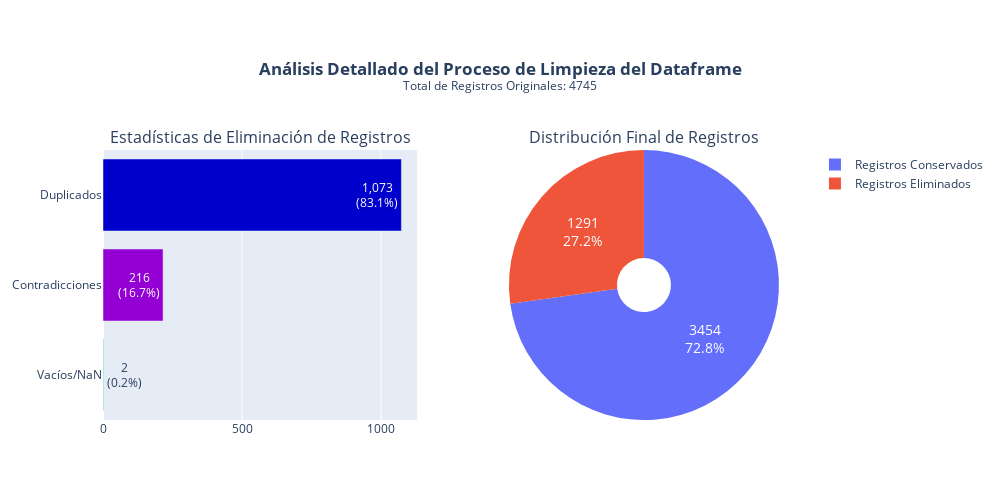

Source (notebook cell):
### Code cell
import plotly.graph_objects as go
from plotly.subplots import make_subplots

# Obtener las estadísticas de limpieza
if hasattr(df_final, 'estadisticas_limpieza'):
    stats = df_final.estadisticas_limpieza
else:
    print("Error: No se encontraron las estadísticas de limpieza en df_final.")
    # Crear un diccionario de stats de ejemplo para que el código no falle en caso de error
    stats = {
        'inicial': 0,
        'final': 0,
        'contradicciones_encontradas': 5,
        'registros_eliminados_contradicciones': 10,
        'duplicados_exactos_encontrados': 20,
        'registros_eliminados_duplicados': 20,
        'textos_vacios_eliminados': 3,
        'sentimientos_nan_eliminados': 2,
        'total_eliminados': 30,
        'porcentaje_eliminado': 30.0
    }

# --- Datos para el primer subplot (gráfico de barras horizontales) ---
bar_labels_unsorted = ['Contradicciones', 'Duplicados', 'Vacíos/NaN']
bar_values_unsorted = [
    stats['registros_eliminados_contradicciones'],
    stats['registros_eliminados_duplicados'],
    stats['textos_vacios_eliminados'],
    stats['sentimientos_nan_eliminados']
]

# Combinar y ordenar los datos para el gráfico de barras en orden ascendente (al revés del anterior)
sorted_bars = sorted(zip(bar_values_unsorted, bar_labels_unsorted), reverse=False)
bar_values = [val for val, label in sorted_bars]
bar_labels_raw = [label for val, label in sorted_bars] # Keep raw labels for Y-axis

# Calcular porcentajes y crear etiquetas combinadas para el texto en las barras
total_eliminated_for_bars = sum(bar_values) if sum(bar_values) > 0 else 1
bar_text_labels = []
for i, label in enumerate(bar_labels_raw):
    count = bar_values[i]
    percentage = (count / total_eliminated_for_bars) * 100
    bar_text_labels.append(f"{count:,}<br>({percentage:.1f}%)")


# --- Datos para el segundo subplot (gráfico circular) ---
porcentaje_eliminado = stats['porcentaje_eliminado']
porcentaje_sin_eliminar = 100 - porcentaje_eliminado
pie_labels = ['Registros Eliminados', 'Registros Conservados']
pie_values = [
    stats['total_eliminados'], # Usar el total de eliminados
    stats['final'] # Usar el total final de registros
]

# Colores para el pie chart (ej. rojo para eliminados, verde para conservados)
pie_colors = ['#EF553B', '#636EFA'] # Rojo para eliminados, azul para conservados

# Crear subplots
fig = make_subplots(rows=1, cols=2, specs=[[{"type": "xy"}, {"type": "domain"}]]
                    ,subplot_titles=('Estadísticas de Eliminación de Registros', 'Distribución Final de Registros'))

# Añadir gráfico de barras horizontales
fig.add_trace(go.Bar(y=bar_labels_raw, x=bar_values, orientation='h',
    marker_color=['#00CC96', '#9400D3', '#0000CD'],
    showlegend=False,
    text=bar_text_labels,
    textposition='auto'),
    row=1, col=1)

# Añadir gráfico circular
fig.add_trace(go.Pie(labels=pie_labels, values=pie_values, name="Eliminación",
    marker_colors=pie_colors, textinfo='percent+value', hole=.2, insidetextfont=dict(color='white', size=14),
    marker=dict(colors=pie_colors)),
    row=1, col=2)

# Actualizar layout
fig.update_layout(
    title_text=f'<b>Análisis Detallado del Proceso de Limpieza del Dataframe</b><br><sup>Total de Registros Originales: {stats["inicial"]}</sup>',
    title_x=0.5,
    showlegend=True,
    height=500,
    width=1000,
    margin=dict(t=150)
)

fig.show()

### Figure 1 — Plotly figure (JSON) as saved in the notebook; plotly's stock layout.template omitted (floating-point values rounded to 4 significant figures)
{"data": [{"marker": {"color": ["#00CC96", "#9400D3", "#0000CD"]}, "orientation": "h", "showlegend": false, "text": ["2<br>(0.2%)", "216<br>(16.7%)", "1,073<br>(83.1%)"], "textposition": "auto", "type": "bar", "x": [2, 216, 1073], "xaxis": "x", "y": ["Vacíos/NaN", "Contradicciones", "Duplicados"], "yaxis": "y"}, {"domain": {"x": [0.55, 1], "y": [0, 1]}, "hole": 0.2, "insidetextfont": {"color": "white", "size": 14}, "labels": ["Registros Eliminados", "Registros Conservados"], "marker": {"colors": ["#EF553B", "#636EFA"]}, "name": "Eliminación", "textinfo": "percent+value", "type": "pie", "values": [1291, 3454]}], "layout": {"annotations": [{"font": {"size": 16}, "showarrow": false, "text": "Estadísticas de Eliminación de Registros", "x": 0.225, "xanchor": "center", "xref": "paper", "y": 1, "yanchor": "bottom", "yref": "paper"}, {"font": {"size": 16}, "showarrow": false, "text": "Distribución Final de Registros", "x": 0.775, "xanchor": "center", "xref": "paper", "y": 1, "yanchor": "bottom", "yref": "paper"}], "height": 500, "margin": {"t": 150}, "showlegend": true, "title": {"text": "<b>Análisis Detallado del Proceso de Limpieza del Dataframe</b><br><sup>Total de Registros Originales: 4745</sup>", "x": 0.5}, "width": 1000, "xaxis": {"anchor": "y", "domain": [0, 0.45]}, "yaxis": {"anchor": "x", "domain": [0, 1]}}}
